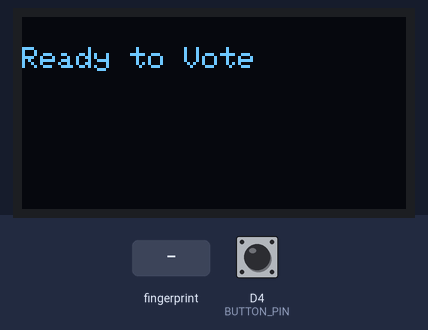
The sketch below on a simulated Arduino Uno R4 WiFi. Shown: 128×64 one-colour display. The test bench sets the inputs (shaded band); at power-on: D4 (BUTTON_PIN) HIGH. WiFi joins after 1.5 s; servers stay silent unless stated; what the sketch prints to the serial monitor is not drawn.

Above: at 2.8 s.
2.9 s: finger stored as number 1 placed on the sensor
At 4.3 s:
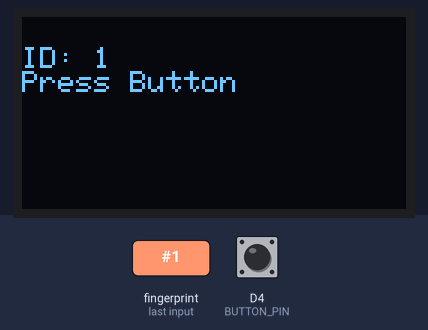
4.7 s: D4 (BUTTON_PIN) pulled LOW for 0.15 s
At 5.7 s:
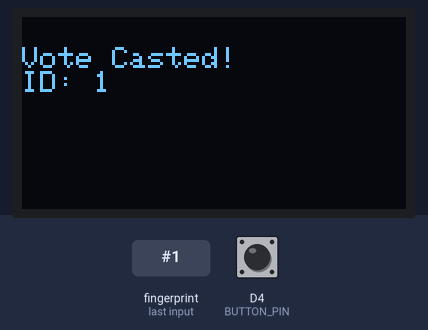
7.8 s: finger stored as number 1 placed on the sensor
At 9.6 s:
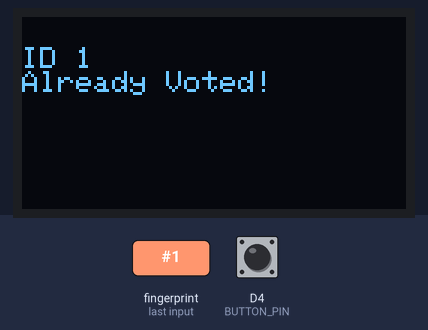
Timing chart, 0 to 11.1 s (numbered marks = the images above; inputs shaded):
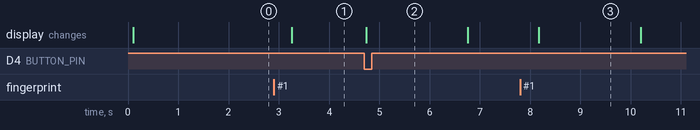

The sketch:

biometric_vote.ino
```cpp
#include <Adafruit_Fingerprint.h>
#include <SoftwareSerial.h>
#include <Adafruit_SSD1306.h>
#include <WiFiS3.h>

// ---------------- OLED ----------------
#define SCREEN_WIDTH 128
#define SCREEN_HEIGHT 64
Adafruit_SSD1306 display(SCREEN_WIDTH, SCREEN_HEIGHT, &Wire, -1);

// ---------------- Fingerprint ----------------
#define FINGER_RX 2
#define FINGER_TX 3
SoftwareSerial fingerSerial(FINGER_RX, FINGER_TX);
Adafruit_Fingerprint finger(&fingerSerial);

// ---------------- Push Button ----------------
#define BUTTON_PIN 4

// ---------------- WiFi ----------------
char ssid[] = "Indushree’s iPhone";
char pass[] = "tiflabs@123";
WiFiServer server(80);

// ---------------- Votes ----------------
int voteA = 0;
int voteB = 0;
bool voted[7] = {false, false, false, false, false, false, false}; // index = Finger ID (1–6)

// ---------------- Setup ----------------
void setup() {
  Serial.begin(115200);
  fingerSerial.begin(57600);
  pinMode(BUTTON_PIN, INPUT_PULLUP);

  // OLED init
  if (!display.begin(SSD1306_SWITCHCAPVCC, 0x3C)) {
    Serial.println("❌ OLED not found!");
    while (1);
  }
  display.clearDisplay();
  display.display();
  displayMessage("Initializing...");

  // Fingerprint init
  if (!finger.verifyPassword()) {
    displayMessage("Sensor not found!");
    Serial.println("❌ Fingerprint sensor not found!");
    while (1);
  }
  displayMessage("Ready to Vote");
  Serial.println("✅ Fingerprint sensor ready!");

  // WiFi init
  while (WiFi.begin(ssid, pass) != WL_CONNECTED) {
    delay(1000);
    Serial.println("Connecting to WiFi...");
  }
  Serial.println("✅ Connected to WiFi");
  Serial.print("Server IP: ");
  Serial.println(WiFi.localIP());
  server.begin();
}

// ---------------- Loop ----------------
void loop() {
  int id = getFingerprintID();

  if (id >= 0) {
    if (voted[id]) {
      displayMessage("ID " + String(id) + "\nAlready Voted!");
      delay(2000);
      displayMessage("Ready to Vote");
      return;
    }

    displayMessage("ID: " + String(id) + "\nPress Button");

    // Wait for button press
    while (digitalRead(BUTTON_PIN) == HIGH) {
      delay(50);
    }

    castVote(id);
  }

  handleWebServer();
}

// ---------------- Functions ----------------
void castVote(int id) {
  if (id == 1 || id == 2) {
    voteA++;
  } else if (id >= 3 && id <= 6) {
    voteB++;
  } else {
    displayMessage("Unknown ID!");
    return;
  }

  voted[id] = true; // prevent duplicate voting
  displayMessage("Vote Casted!\nID: " + String(id));
  Serial.println("Vote casted! ID: " + String(id));
  delay(2000);
  displayMessage("Ready to Vote");
}

void displayMessage(String msg) {
  display.clearDisplay();
  display.setTextSize(1);
  display.setTextColor(SSD1306_WHITE);
  display.setCursor(0, 10);
  display.println(msg);
  display.display();
}

int getFingerprintID() {
  int p = finger.getImage();
  if (p != FINGERPRINT_OK) return -1;
  p = finger.image2Tz();
  if (p != FINGERPRINT_OK) return -1;
  p = finger.fingerFastSearch();
  if (p != FINGERPRINT_OK) return -1;
  return finger.fingerID;
}

void handleWebServer() {
  WiFiClient client = server.available();
  if (!client) return;

  while (!client.available()) delay(1);

  String req = client.readStringUntil('\r');
  client.flush();

  String html = "<!DOCTYPE html><html><head><title>Voting Machine</title></head><body>";
  html += "<h2>Live Voting Results</h2>";
  html += "<p>Candidate A: " + String(voteA) + "</p>";
  html += "<p>Candidate B: " + String(voteB) + "</p>";
  html += "</body></html>";

  client.println("HTTP/1.1 200 OK");
  client.println("Content-Type: text/html");
  client.println("Connection: close");
  client.println();
  client.println(html);
}
```

Measured:
- after the input at 2.9 s, the display: changes after 0.36 s (image 1)
- after the input at 4.7 s, the display: changes at once (image 2)
- after the input at 7.8 s, the display: changes after 0.37 s (image 3)
- what the display in image 3 shows lasts 2.0 s, from 8.2 s to 10.2 s
